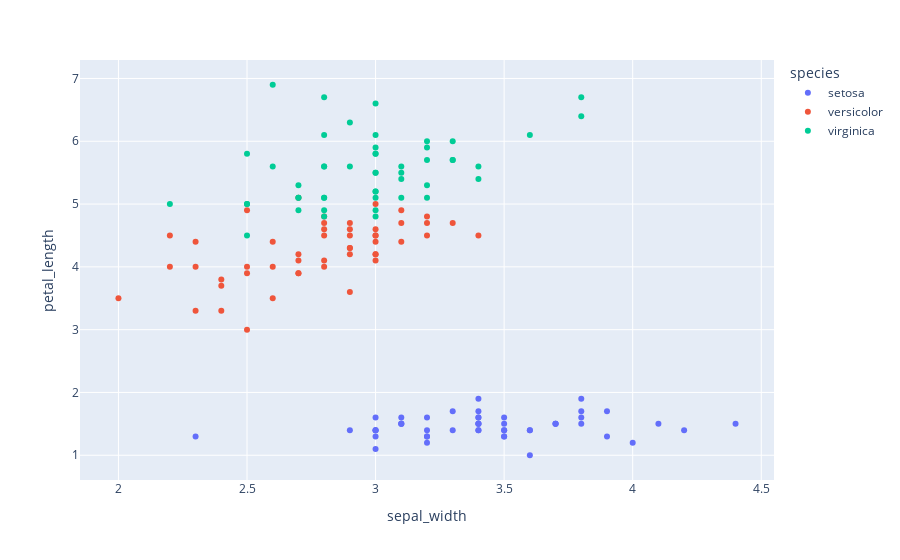

Write notebook code for a chart like this one.
### Code cell
#scatter plots

fig1 = px.scatter(df,x='sepal_width',y='petal_length',color='species')
fig1.show()

### Figure 1 — Plotly figure (JSON) as saved in the notebook; plotly's stock layout.template omitted (floating-point values rounded to 4 significant figures)
{"data": [{"hovertemplate": "species=setosa<br>sepal_width=%{x}<br>petal_length=%{y}<extra></extra>", "legendgroup": "setosa", "marker": {"color": "#636efa", "symbol": "circle"}, "mode": "markers", "name": "setosa", "orientation": "v", "showlegend": true, "type": "scatter", "x": [3.5, 3.0, 3.2, 3.1, 3.6, 3.9, 3.4, 3.4, 2.9, 3.1, 3.7, 3.4, 3.0, 3.0, 4.0, 4.4, 3.9, 3.5, 3.8, 3.8, 3.4, 3.7, 3.6, 3.3, 3.4, 3.0, 3.4, 3.5, 3.4, 3.2, 3.1, 3.4, 4.1, 4.2, 3.1, 3.2, 3.5, 3.6, 3.0, 3.4, 3.5, 2.3, 3.2, 3.5, 3.8, 3.0, 3.8, 3.2, 3.7, 3.3], "xaxis": "x", "y": [1.4, 1.4, 1.3, 1.5, 1.4, 1.7, 1.4, 1.5, 1.4, 1.5, 1.5, 1.6, 1.4, 1.1, 1.2, 1.5, 1.3, 1.4, 1.7, 1.5, 1.7, 1.5, 1.0, 1.7, 1.9, 1.6, 1.6, 1.5, 1.4, 1.6, 1.6, 1.5, 1.5, 1.4, 1.5, 1.2, 1.3, 1.4, 1.3, 1.5, 1.3, 1.3, 1.3, 1.6, 1.9, 1.4, 1.6, 1.4, 1.5, 1.4], "yaxis": "y"}, {"hovertemplate": "species=versicolor<br>sepal_width=%{x}<br>petal_length=%{y}<extra></extra>", "legendgroup": "versicolor", "marker": {"color": "#EF553B", "symbol": "circle"}, "mode": "markers", "name": "versicolor", "orientation": "v", "showlegend": true, "type": "scatter", "x": [3.2, 3.2, 3.1, 2.3, 2.8, 2.8, 3.3, 2.4, 2.9, 2.7, 2.0, 3.0, 2.2, 2.9, 2.9, 3.1, 3.0, 2.7, 2.2, 2.5, 3.2, 2.8, 2.5, 2.8, 2.9, 3.0, 2.8, 3.0, 2.9, 2.6, 2.4, 2.4, 2.7, 2.7, 3.0, 3.4, 3.1, 2.3, 3.0, 2.5, 2.6, 3.0, 2.6, 2.3, 2.7, 3.0, 2.9, 2.9, 2.5, 2.8], "xaxis": "x", "y": [4.7, 4.5, 4.9, 4.0, 4.6, 4.5, 4.7, 3.3, 4.6, 3.9, 3.5, 4.2, 4.0, 4.7, 3.6, 4.4, 4.5, 4.1, 4.5, 3.9, 4.8, 4.0, 4.9, 4.7, 4.3, 4.4, 4.8, 5.0, 4.5, 3.5, 3.8, 3.7, 3.9, 5.1, 4.5, 4.5, 4.7, 4.4, 4.1, 4.0, 4.4, 4.6, 4.0, 3.3, 4.2, 4.2, 4.2, 4.3, 3.0, 4.1], "yaxis": "y"}, {"hovertemplate": "species=virginica<br>sepal_width=%{x}<br>petal_length=%{y}<extra></extra>", "legendgroup": "virginica", "marker": {"color": "#00cc96", "symbol": "circle"}, "mode": "markers", "name": "virginica", "orientation": "v", "showlegend": true, "type": "scatter", "x": [3.3, 2.7, 3.0, 2.9, 3.0, 3.0, 2.5, 2.9, 2.5, 3.6, 3.2, 2.7, 3.0, 2.5, 2.8, 3.2, 3.0, 3.8, 2.6, 2.2, 3.2, 2.8, 2.8, 2.7, 3.3, 3.2, 2.8, 3.0, 2.8, 3.0, 2.8, 3.8, 2.8, 2.8, 2.6, 3.0, 3.4, 3.1, 3.0, 3.1, 3.1, 3.1, 2.7, 3.2, 3.3, 3.0, 2.5, 3.0, 3.4, 3.0], "xaxis": "x", "y": [6.0, 5.1, 5.9, 5.6, 5.8, 6.6, 4.5, 6.3, 5.8, 6.1, 5.1, 5.3, 5.5, 5.0, 5.1, 5.3, 5.5, 6.7, 6.9, 5.0, 5.7, 4.9, 6.7, 4.9, 5.7, 6.0, 4.8, 4.9, 5.6, 5.8, 6.1, 6.4, 5.6, 5.1, 5.6, 6.1, 5.6, 5.5, 4.8, 5.4, 5.6, 5.1, 5.1, 5.9, 5.7, 5.2, 5.0, 5.2, 5.4, 5.1], "yaxis": "y"}], "layout": {"legend": {"title": {"text": "species"}, "tracegroupgap": 0}, "margin": {"t": 60}, "xaxis": {"anchor": "y", "domain": [0, 1], "title": {"text": "sepal_width"}}, "yaxis": {"anchor": "x", "domain": [0, 1], "title": {"text": "petal_length"}}}}
